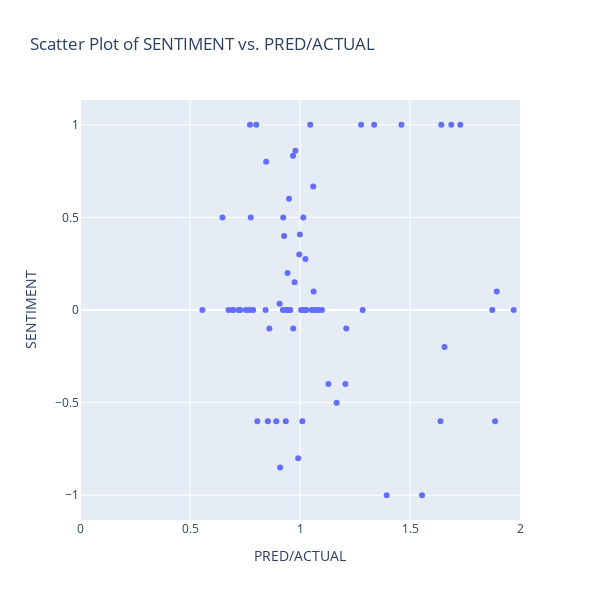

This figure's notebook cell:
### Code cell
fig = px.scatter(
    filtered_df,
    y='SENTIMENT',
    x='PRED/ACTUAL',
    title='Scatter Plot of SENTIMENT vs. PRED/ACTUAL'
)

fig.update_layout(
    yaxis_title='SENTIMENT',
    xaxis_title='PRED/ACTUAL'
)
fig.update_layout(width=600, height=600, showlegend=False)
fig.update_xaxes(range=[0, 2])
fig.show()

### Figure 1 — Plotly figure (JSON) as saved in the notebook; plotly's stock layout.template omitted (floating-point values rounded to 4 significant figures)
{"data": [{"hovertemplate": "PRED/ACTUAL=%{x}<br>SENTIMENT=%{y}<extra></extra>", "legendgroup": "", "marker": {"color": "#636efa", "symbol": "circle"}, "mode": "markers", "name": "", "orientation": "v", "showlegend": false, "type": "scatter", "x": [1.729, 0.8011, 1.337, 2.664, 1.642, 2.526, 0.7727, 1.046, 1.688, 1.461, 2.97, 2.022, 2.726, 1.278, 0.9794, 0.9683, 0.8461, 3.703, 2.451, 1.06, 0.9502, 0.6475, 1.015, 0.7761, 0.9238, 0.9996, 0.9277, 0.9967, 1.025, 0.9433, 0.9753, 1.062, 1.894, 0.9072, 1.005, 1.054, 1.068, 1.084, 0.7543, 1.018, 1.026, 0.5563, 0.9445, 1.1, 1.084, 0.6751, 0.9407, 1.874, 0.7196, 0.6959, 0.9221, 1.971, 0.8435, 0.7869, 2.85, 2.085, 0.7709, 0.7289, 0.9387, 0.6941, 1.028, 1.285, 0.9558, 0.969, 1.21, 0.8607, 1.657, 2.709, 1.207, 1.129, 2.638, 1.166, 0.8059, 0.8921, 0.9355, 1.638, 1.887, 1.011, 0.8538, 2.155, 0.9916, 0.9098, 1.394, 1.555], "xaxis": "x", "y": [1, 1, 1, 1, 1, 1, 1, 1, 1, 1, 1, 1, 1, 1, 0.86, 0.8333, 0.8, 0.8, 0.8, 0.6667, 0.6, 0.5, 0.5, 0.5, 0.5, 0.4071, 0.4, 0.3, 0.275, 0.2, 0.15, 0.1, 0.1, 0.03333, 0, 0, 0, 0, 0, 0, 0, 0, 0, 0, 0, 0, 0, 0, 0, 0, 0, 0, 0, 0, 0, 0, 0, 0, 0, 0, 0, 0, 0, -0.1, -0.1, -0.1, -0.2, -0.2, -0.4, -0.4, -0.5, -0.5, -0.6, -0.6, -0.6, -0.6, -0.6, -0.6, -0.6, -0.775, -0.8, -0.85, -1, -1], "yaxis": "y"}], "layout": {"height": 600, "legend": {"tracegroupgap": 0}, "showlegend": false, "title": {"text": "Scatter Plot of SENTIMENT vs. PRED/ACTUAL"}, "width": 600, "xaxis": {"anchor": "y", "domain": [0, 1], "range": [0, 2], "title": {"text": "PRED/ACTUAL"}}, "yaxis": {"anchor": "x", "domain": [0, 1], "title": {"text": "SENTIMENT"}}}}
